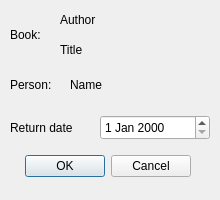
<?xml version="1.0" encoding="UTF-8"?>
<ui version="4.0">
 <class>RentBookDialog</class>
 <widget class="QDialog" name="RentBookDialog">
  <property name="geometry">
   <rect>
    <x>0</x>
    <y>0</y>
    <width>220</width>
    <height>200</height>
   </rect>
  </property>
  <property name="windowTitle">
   <string>Dialog</string>
  </property>
  <widget class="QDialogButtonBox" name="buttonBox">
   <property name="geometry">
    <rect>
     <x>20</x>
     <y>150</y>
     <width>171</width>
     <height>32</height>
    </rect>
   </property>
   <property name="orientation">
    <enum>Qt::Orientation::Horizontal</enum>
   </property>
   <property name="standardButtons">
    <set>QDialogButtonBox::StandardButton::Cancel|QDialogButtonBox::StandardButton::Ok</set>
   </property>
  </widget>
  <widget class="QLabel" name="label_personName">
   <property name="geometry">
    <rect>
     <x>70</x>
     <y>75</y>
     <width>151</width>
     <height>20</height>
    </rect>
   </property>
   <property name="text">
    <string>Name</string>
   </property>
  </widget>
  <widget class="QLabel" name="label_bookAuthor">
   <property name="geometry">
    <rect>
     <x>60</x>
     <y>10</y>
     <width>131</width>
     <height>20</height>
    </rect>
   </property>
   <property name="text">
    <string>Author</string>
   </property>
  </widget>
  <widget class="QLabel" name="label_bookTitle">
   <property name="geometry">
    <rect>
     <x>60</x>
     <y>40</y>
     <width>131</width>
     <height>20</height>
    </rect>
   </property>
   <property name="text">
    <string>Title</string>
   </property>
  </widget>
  <widget class="QDateEdit" name="dateEdit_returnDate">
   <property name="geometry">
    <rect>
     <x>100</x>
     <y>115</y>
     <width>110</width>
     <height>25</height>
    </rect>
   </property>
  </widget>
  <widget class="QLabel" name="label_returnDate">
   <property name="geometry">
    <rect>
     <x>10</x>
     <y>120</y>
     <width>71</width>
     <height>16</height>
    </rect>
   </property>
   <property name="text">
    <string>Return date</string>
   </property>
  </widget>
  <widget class="QLabel" name="label">
   <property name="geometry">
    <rect>
     <x>10</x>
     <y>25</y>
     <width>41</width>
     <height>20</height>
    </rect>
   </property>
   <property name="text">
    <string>Book:</string>
   </property>
  </widget>
  <widget class="QLabel" name="label_2">
   <property name="geometry">
    <rect>
     <x>10</x>
     <y>75</y>
     <width>41</width>
     <height>20</height>
    </rect>
   </property>
   <property name="text">
    <string>Person:</string>
   </property>
  </widget>
 </widget>
 <resources/>
 <connections>
  <connection>
   <sender>buttonBox</sender>
   <signal>accepted()</signal>
   <receiver>RentBookDialog</receiver>
   <slot>accept()</slot>
   <hints>
    <hint type="sourcelabel">
     <x>248</x>
     <y>254</y>
    </hint>
    <hint type="destinationlabel">
     <x>157</x>
     <y>274</y>
    </hint>
   </hints>
  </connection>
  <connection>
   <sender>buttonBox</sender>
   <signal>rejected()</signal>
   <receiver>RentBookDialog</receiver>
   <slot>reject()</slot>
   <hints>
    <hint type="sourcelabel">
     <x>316</x>
     <y>260</y>
    </hint>
    <hint type="destinationlabel">
     <x>286</x>
     <y>274</y>
    </hint>
   </hints>
  </connection>
 </connections>
</ui>
